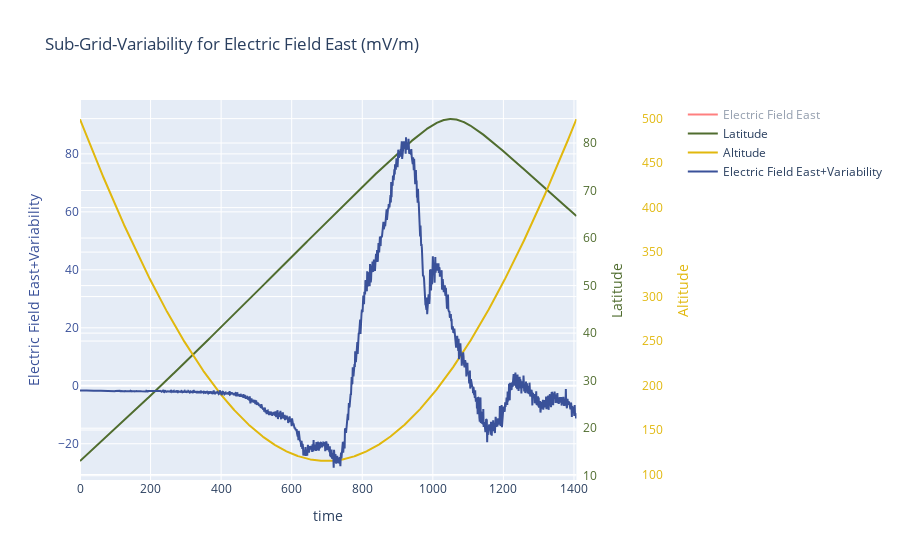
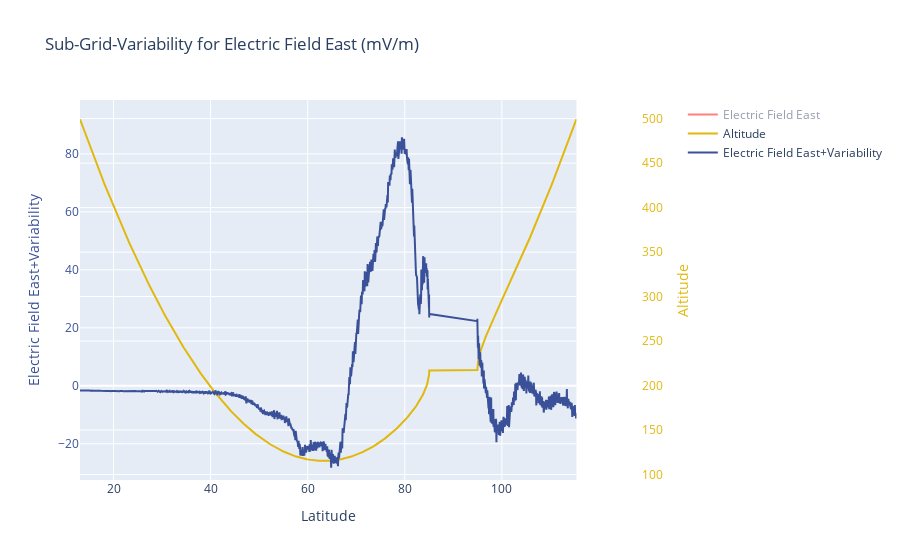

The notebook cell saved with these charts, in order:
### Markdown cell above
## A sample call to the Interpolation Module:

### Code cell
LoadGUI()

### Figure 1 — Plotly figure (JSON) as saved in the notebook; plotly's stock layout.template omitted (floating-point values rounded to 4 significant figures; data arrays with more than 128 entries replaced by an {"elided": "..."} marker saying what was removed)
{"data": [{"marker": {"color": "red", "size": 1}, "name": "Electric Field East", "type": "scatter", "visible": "legendonly", "x": {"elided": "1408 int values"}, "y": {"elided": "1408 float values"}}, {"marker": {"color": "#506d2f", "size": 2}, "name": "Latitude", "type": "scatter", "x": {"elided": "1408 int values"}, "y": {"elided": "1408 float values"}, "yaxis": "y2"}, {"marker": {"color": "#e1b80d", "size": 2}, "name": "Altitude", "type": "scatter", "x": {"elided": "1408 int values"}, "y": {"elided": "1408 float values"}, "yaxis": "y3"}, {"marker": {"color": "#3a5199", "size": 3}, "name": "Electric Field East+Variability", "type": "scatter", "x": {"elided": "1408 int values"}, "y": {"elided": "1408 float values"}, "yaxis": "y4"}], "layout": {"title": {"text": "Sub-Grid-Variability for Electric Field East (mV/m)"}, "xaxis": {"domain": [0, 0.84], "title": {"text": "time"}}, "yaxis": {"anchor": "free", "range": [-32.51, 98.58], "title": {"font": {"color": "red"}, "text": ""}, "visible": false}, "yaxis2": {"anchor": "free", "overlaying": "y", "position": 0.85, "side": "right", "tickfont": {"color": "#506d2f"}, "title": {"font": {"color": "#506d2f"}, "text": "Latitude"}}, "yaxis3": {"anchor": "free", "overlaying": "y", "position": 0.95, "side": "right", "tickfont": {"color": "#e1b80d"}, "title": {"font": {"color": "#e1b80d"}, "text": "Altitude"}}, "yaxis4": {"overlaying": "y", "range": [-32.51, 98.58], "tickfont": {"color": "#3a5199"}, "title": {"font": {"color": "#3a5199"}, "text": "Electric Field East+Variability"}}}}

### Figure 2 — Plotly figure (JSON) as saved in the notebook; plotly's stock layout.template omitted (floating-point values rounded to 4 significant figures; data arrays with more than 128 entries replaced by an {"elided": "..."} marker saying what was removed)
{"data": [{"marker": {"color": "red", "size": 1}, "name": "Electric Field East", "type": "scatter", "visible": "legendonly", "x": {"elided": "1408 float values"}, "y": {"elided": "1408 float values"}}, {"marker": {"color": "#e1b80d", "size": 2}, "name": "Altitude", "type": "scatter", "x": {"elided": "1408 float values"}, "y": {"elided": "1408 float values"}, "yaxis": "y2"}, {"marker": {"color": "#3a5199", "size": 3}, "name": "Electric Field East+Variability", "type": "scatter", "x": {"elided": "1408 float values"}, "y": {"elided": "1408 float values"}, "yaxis": "y3"}], "layout": {"title": {"text": "Sub-Grid-Variability for Electric Field East (mV/m)"}, "xaxis": {"domain": [0, 0.84], "title": {"text": "Latitude"}}, "yaxis": {"anchor": "free", "range": [-32.51, 98.58], "title": {"font": {"color": "red"}, "text": ""}, "visible": false}, "yaxis2": {"anchor": "free", "overlaying": "y", "position": 0.95, "side": "right", "tickfont": {"color": "#e1b80d"}, "title": {"font": {"color": "#e1b80d"}, "text": "Altitude"}}, "yaxis3": {"overlaying": "y", "range": [-32.51, 98.58], "tickfont": {"color": "#3a5199"}, "title": {"font": {"color": "#3a5199"}, "text": "Electric Field East+Variability"}}}}
